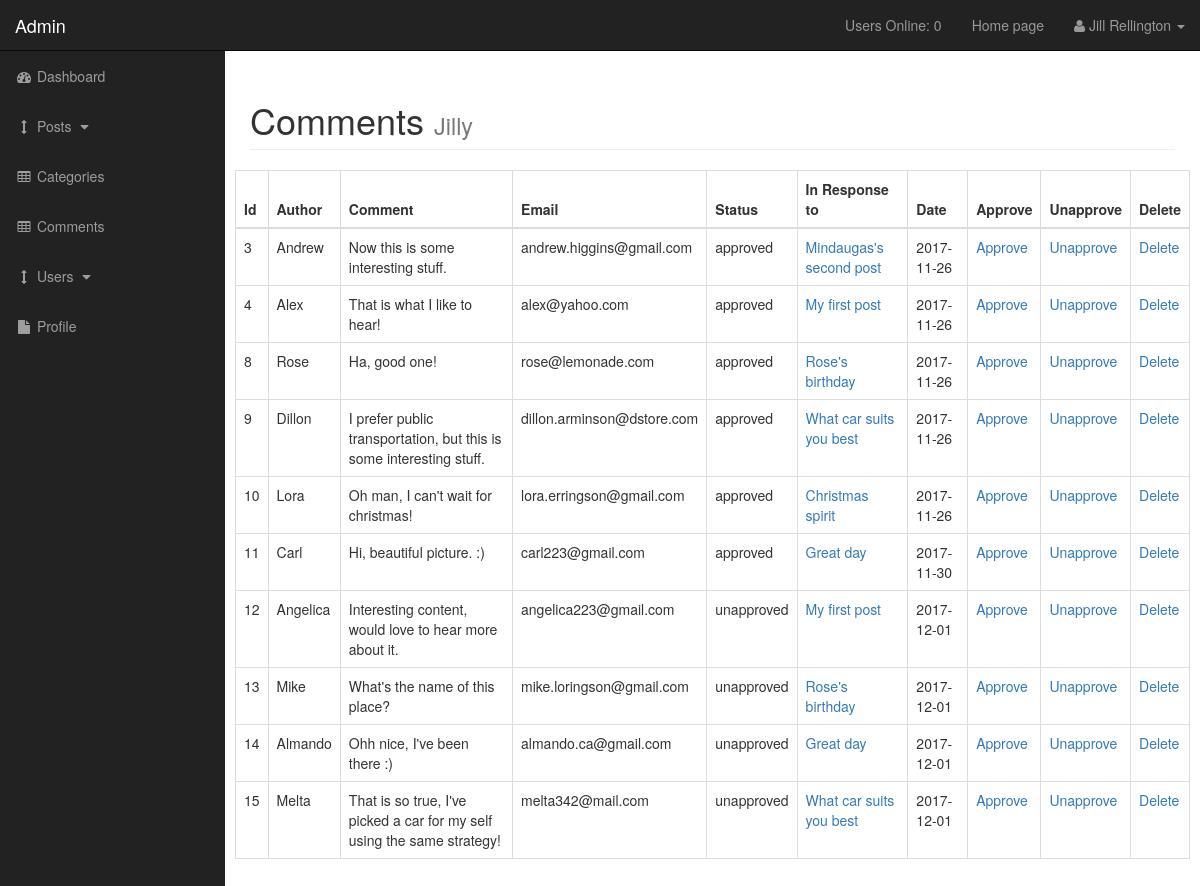
Screenshot of /admin/comments.php (signed in) with the database file from the repository.
### tables this page shows
CREATE TABLE `comments` (
  `comment_id` int(3) NOT NULL,
  `comment_post_id` int(3) NOT NULL,
  `comment_author` varchar(255) NOT NULL,
  `comment_email` varchar(255) NOT NULL,
  `comment_content` text NOT NULL,
  `comment_status` varchar(255) NOT NULL,
  `comment_date` date NOT NULL
);

CREATE TABLE `posts` (
  `post_id` int(3) NOT NULL,
  `post_category_id` int(3) NOT NULL,
  `post_title` varchar(255) NOT NULL,
  `post_author` varchar(255) NOT NULL,
  `post_date` date NOT NULL,
  `post_image` text NOT NULL,
  `post_content` text NOT NULL,
  `post_tags` varchar(255) NOT NULL,
  `post_comment_count` int(11) NOT NULL,
  `post_status` varchar(255) NOT NULL DEFAULT 'draft',
  `post_views` int(11) NOT NULL
);

### admin/includes/view_all_comments.php (the view, shortened to what this page needs)
<table class="table table-bordered table-hover">
  <thead>
    <tr>
      <th>Id</th>
      <th>Author</th>
      <th>Comment</th>
      <th>Email</th>
      <th>Status</th>
      <th>In Response to</th>
      <th>Date</th>
      <th>Approve</th>
      <th>Unapprove</th>
      <th>Delete</th>
    </tr>
  </thead>
  <tbody>
<?php
  $query = "SELECT * FROM comments";
  $result = mysqli_query($connection, $query);
  while ($row = mysqli_fetch_assoc($result)) {
    $comment_id = $row['comment_id'];
    $comment_post_id = $row['comment_post_id'];
    $comment_author = $row['comment_author'];
    $comment_email = $row['comment_email'];
    $comment_content = $row['comment_content'];
    $comment_status = $row['comment_status'];
    $comment_date = $row['comment_date'];
    $post_title_query = "SELECT `post_title` FROM `posts` WHERE post_id = {$comment_post_id}";
    $post_title_result = mysqli_query($connection, $post_title_query);
    $post_title_row = mysqli_fetch_assoc($post_title_result);
    $post_title = $post_title_row['post_title'];
    echo "
    <tr>
      <td>{$comment_id}</td>
      <td>{$comment_author}</td>
      <td>{$comment_content}</td>
      <td>{$comment_email}</td>
      <td>{$comment_status}</td>
      <td><a href='../post.php?p_id={$comment_post_id}'>{$post_title}</a></td>
      <td>{$comment_date}</td>
      <td><a href='comments.php?approve={$comment_id}'>Approve</a></td>
      <td><a href='comments.php?unapprove={$comment_id}'>Unapprove</a></td>
      <td><a href='comments.php?delete={$comment_id}'>Delete</a></td>
    </tr>";
  }
?>
  </tbody>
</table>

### admin/css/sb-admin.css (style rules this page uses)
body { margin-top: 100px; background-color: #222; }
@media (min-width:768px) { body { margin-top: 50px; } }

### rows the page displays
comments: comment_id "3", comment_author "Andrew", comment_content "Now this is some interesting stuff.", comment_email "andrew.higgins@gmail.com", comment_status "approved", posts.post_title "Mindaugas's second post", comment_date "2017-11-26"
comments: comment_id "4", comment_author "Alex", comment_content "That is what I like to hear!", comment_email "alex@yahoo.com", comment_status "approved", posts.post_title "My first post", comment_date "2017-11-26"
comments: comment_id "8", comment_author "Rose", comment_content "Ha, good one!", comment_email "rose@lemonade.com", comment_status "approved", posts.post_title "Rose's birthday", comment_date "2017-11-26"
comments: comment_id "9", comment_author "Dillon", comment_content "I prefer public transportation, but this is some interesting stuff.", comment_email "dillon.arminson@dstore.com", comment_status "approved", posts.post_title "What car suits you best", comment_date "2017-11-26"
comments: comment_id "10", comment_author "Lora", comment_content "Oh man, I can't wait for christmas!", comment_email "lora.erringson@gmail.com", comment_status "approved", posts.post_title "Christmas spirit", comment_date "2017-11-26"
comments: comment_id "11", comment_author "Carl", comment_content "Hi, beautiful picture. :)", comment_email "carl223@gmail.com", comment_status "approved", posts.post_title "Great day", comment_date "2017-11-30"
comments: comment_id "12", comment_author "Angelica", comment_content "Interesting content, would love to hear more about it.", comment_email "angelica223@gmail.com", comment_status "unapproved", posts.post_title "My first post", comment_date "2017-12-01"
comments: comment_id "13", comment_author "Mike", comment_content "What's the name of this place?", comment_email "mike.loringson@gmail.com", comment_status "unapproved", posts.post_title "Rose's birthday", comment_date "2017-12-01"
comments: comment_id "14", comment_author "Almando", comment_content "Ohh nice, I've been there :)", comment_email "almando.ca@gmail.com", comment_status "unapproved", posts.post_title "Great day", comment_date "2017-12-01"
comments: comment_id "15", comment_author "Melta", comment_content "That is so true, I've picked a car for my self using the same strategy!", comment_email "melta342@mail.com", comment_status "unapproved", posts.post_title "What car suits you best", comment_date "2017-12-01"

### other values shown
$users_count "0"
$user_firstname "Jill"
$user_lastname "Rellington"
$_SESSION['username'] "Jilly"
